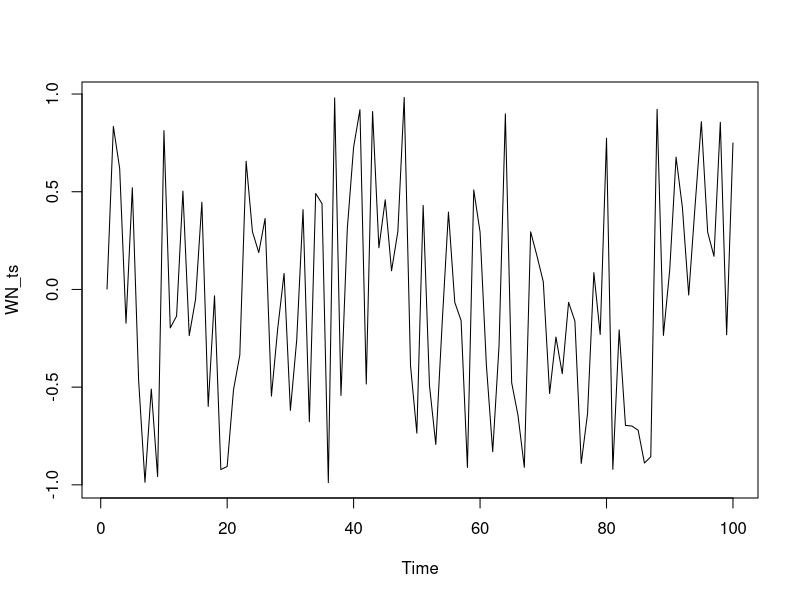
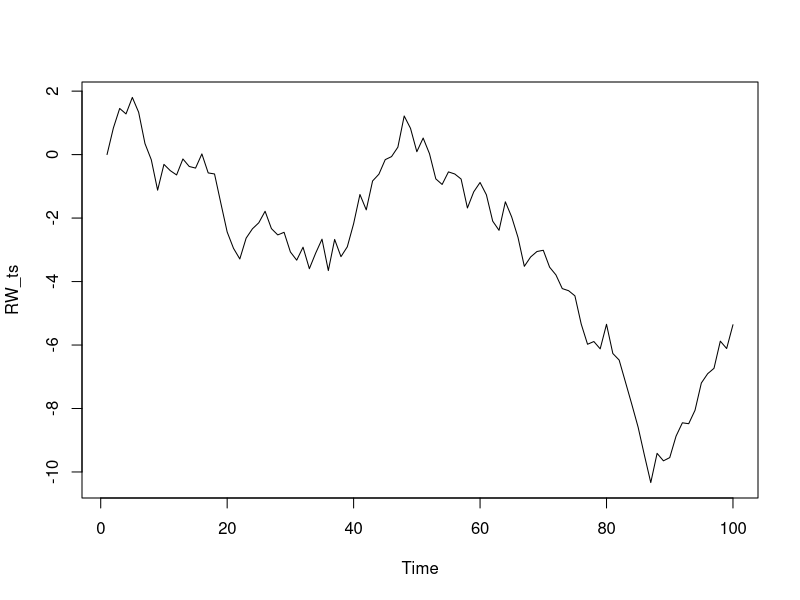

R code for these plots, in order: (Note: this script raises an error after producing the figures.)
#' ---
#' title: "Time Series - objeto ts()"
#' author: "Bruno Tebaldi de Queiroz Barbosa"
#' date: "2023-02-04"
#' output: html_document
#' ---


# Setup -------------------------------------------------------------------
library(tidyverse)
library(readxl)

rm(list = ls())

# Ruído Branco (WN) -------------------------------------------------------

WN <- runif(n = 100, min = -1, max = 1)

WN_ts <- ts(data = WN, start = 1, frequency = 1)

ts.plot(WN_ts)

# Passeio Aleatório (RW) --------------------------------------------------

RW <- cumsum(WN)
RW_ts <- ts(data = RW, start = 1, frequency = 1)

ts.plot(RW_ts)


Autoregressivo (AR)

# Autoregressivo (AR) -----------------------------------------------------

# Simular um modelo AR(2) com coeficientes 0.5 e -0.2
ar <- arima.sim(n = 100, model = list(ar = c(0.5, -0.2)))

is.ts(ar)

ts.plot(ar)

# Média Móvel Simples (MA) ------------------------------------------------

# Simular um modelo MA(2) com coeficientes 0.1 e 0.2
ma <- arima.sim(n = 100, model = list(ma = c(0.1, 0.2)))

is.ts(ma)

ts.plot(ma)

# Integrado (I) -----------------------------------------------------------

# Simular um modelo I(1)
I <- arima.sim(n = 1000, model = list(order = c(0,1,0)))
is.ts(I)
ts.plot(I)
ts.plot(diff(I))

# ARIMA -------------------------------------------------------------------

# Simular um modelo ARIMA(1,0,1)
ARIMA <- arima.sim(n = 1000, model = list(order = c(1,0,1), ar = c(0.8), ma = c(0.1)))
is.ts(ARIMA)
ts.plot(ARIMA)
ts.plot(ARIMA)

forecast::auto.arima(ARIMA, stepwise = FALSE, trace = TRUE)
